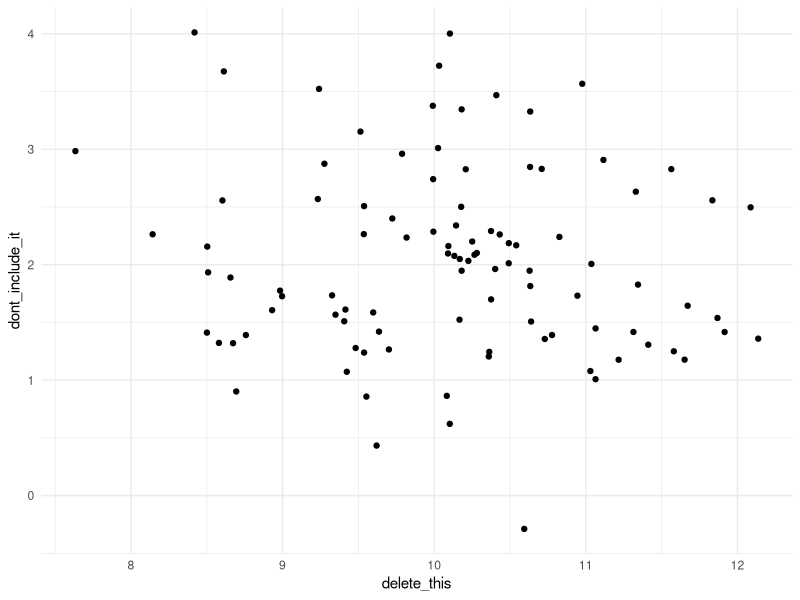
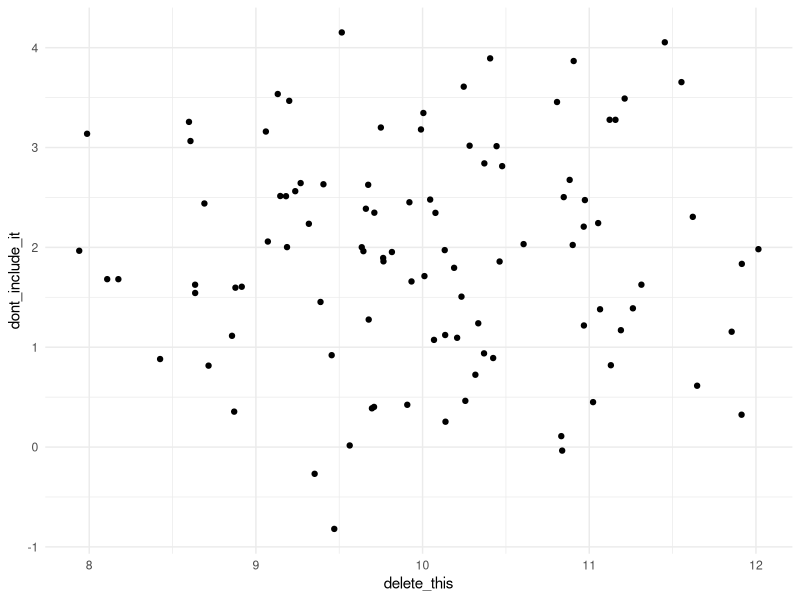
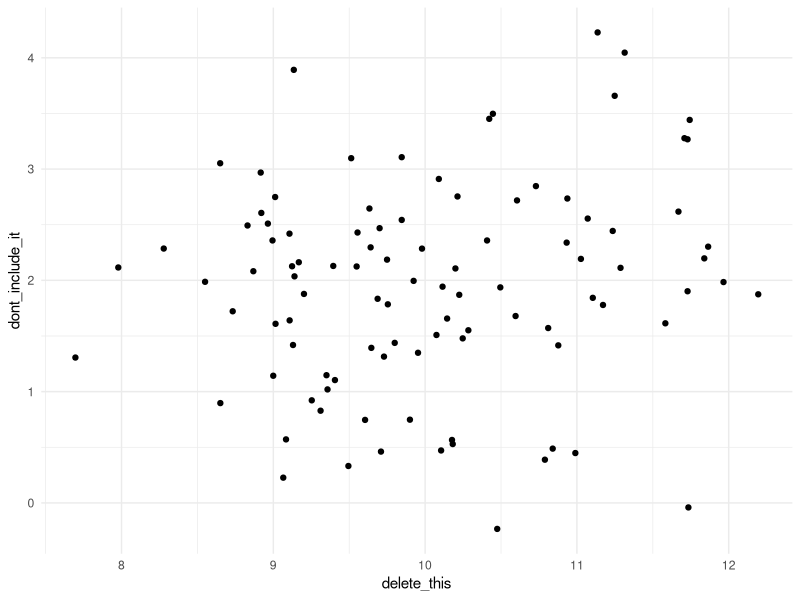
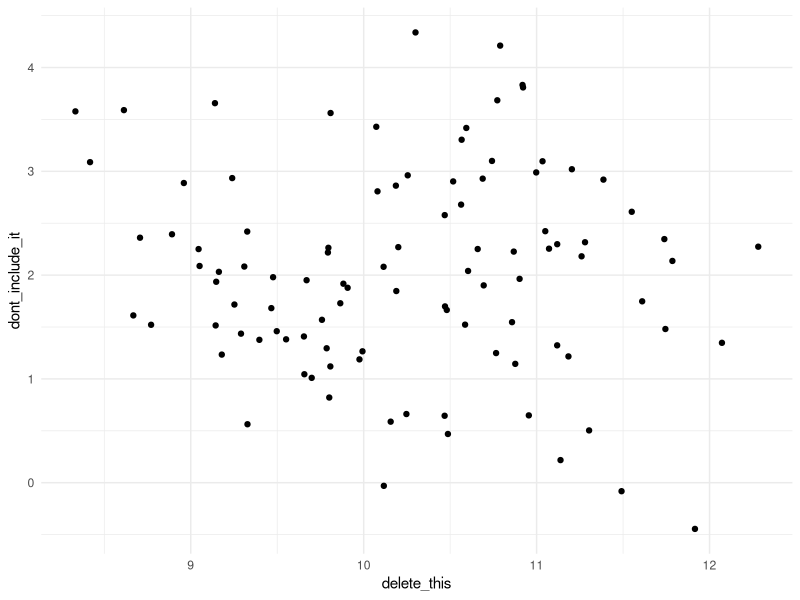

The R source for these figures, in order:
## ---- chunk 1
library(tidyverse)
#install.packages("kableExtra")
#install.packages("sysfonts")
library(kableExtra)
## ---- chunk 2
# An example of a comment that you can delete, 
# as well as some code you can delete
2+2
## ---- chunk 3
# A filler plot that has NOTHING to do with what you need to do in the assessment
# Delete!
tibble(delete_this = rnorm(100, 10), dont_include_it = rnorm(100, 2)) %>% 
  ggplot(aes(x = delete_this, y = dont_include_it)) +
  geom_point() +
  theme_minimal()
## ---- chunk 4
# Another filler plot that has NOTHING to do with what you need to do in the assessment
# Delete!
tibble(delete_this = rnorm(100, 10), dont_include_it = rnorm(100, 2)) %>% 
  ggplot(aes(x = delete_this, y = dont_include_it)) +
  geom_point() +
  theme_minimal()
## ---- chunk 5

# This filler plot will be a different size (delete!)
tibble(delete_this = rnorm(100, 10), dont_include_it = rnorm(100, 2)) %>% 
  ggplot(aes(x = delete_this, y = dont_include_it)) +
  geom_point() +
  theme_minimal()

## ---- chunk 6
# Wrangle! (delete this comment)
## ---- chunk 7
# Visualize! (delete this comment)
# And here is yet another filler plot that has NOTHING to do with what you 
# need to do in the assessment
tibble(delete_this = rnorm(100, 10), dont_include_it = rnorm(100, 2)) %>% 
  ggplot(aes(x = delete_this, y = dont_include_it)) +
  geom_point() +
  theme_minimal()
## ---- chunk 8
# Test! (delete this comment)
